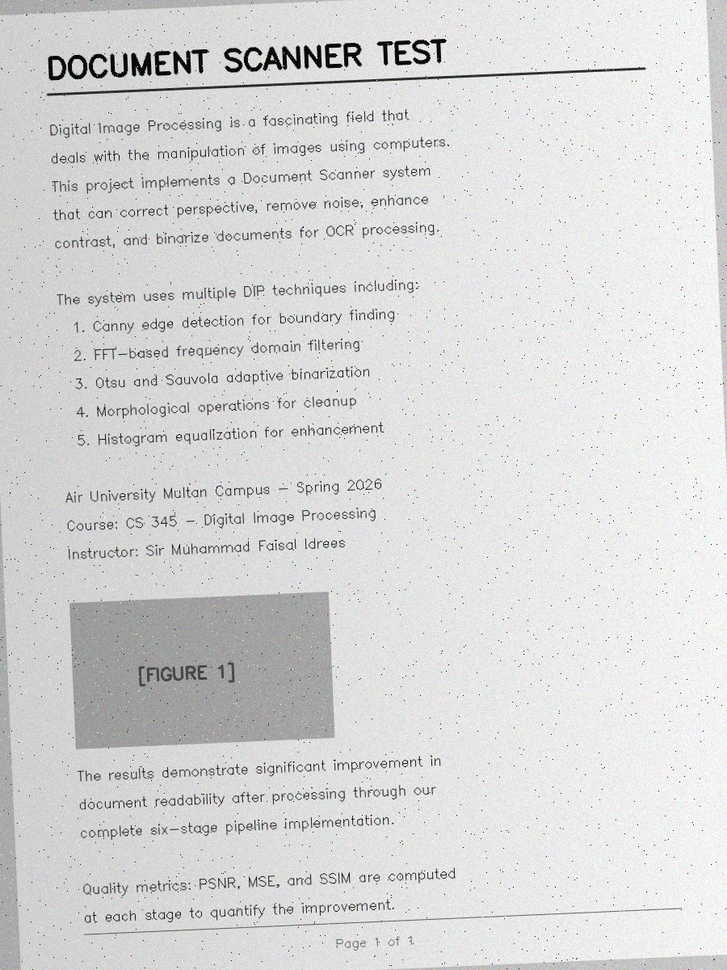
#> input picture Original.png, 727 x 970 px, shrunk from 900 x 1200 before the run
$ python -i deskew_corrector.py   (imports and definitions only)
#> lines starting #> are read from the running program, lines starting #| are printed output that depends on the picture; after the words box and inside, x2 and y2 are one past the last pixel; in counts of white or black regions, pixels touching at a corner belong together
"""
DeskewCorrector - Perspective Correction & Rotation Fix
---------------------------------------------------------
Corrects skewed/tilted document images using:
1. Perspective correction (4-point transform)
2. Rotation correction (Hough line detection)

DIP Concepts: Edge detection (Canny), geometric transforms, Hough Transform
"""

import cv2
import numpy as np


class DeskewCorrector:
    """
    Corrects geometric distortions in document images.

    Pipeline: detect boundary -> perspective warp -> detect skew -> rotate
    """

    def __init__(self, canny_low=50, canny_high=150, blur_kernel=(5, 5),
                 max_skew_angle=15):
        self.canny_low = canny_low
        self.canny_high = canny_high
        self.blur_kernel = blur_kernel
        self.max_skew_angle = max_skew_angle

    def detect_document_boundary(self, image):
        """Detect 4 corners of document using Canny + contour finding."""
        gray = cv2.cvtColor(image, cv2.COLOR_BGR2GRAY)
        blurred = cv2.GaussianBlur(gray, self.blur_kernel, 0)
        edges = cv2.Canny(blurred, self.canny_low, self.canny_high)
        kernel = cv2.getStructuringElement(cv2.MORPH_RECT, (3, 3))
        edges = cv2.dilate(edges, kernel, iterations=1)

        contours, _ = cv2.findContours(edges, cv2.RETR_EXTERNAL, cv2.CHAIN_APPROX_SIMPLE)
        if not contours:
            return None, edges

        contours = sorted(contours, key=cv2.contourArea, reverse=True)
        img_area = image.shape[0] * image.shape[1]

        for contour in contours[:5]:
            # Must be reasonably large to be the document page (at least 20% of image)
            if cv2.contourArea(contour) < 0.2 * img_area:
                continue

            peri = cv2.arcLength(contour, True)
            approx = cv2.approxPolyDP(contour, 0.02 * peri, True)
            if len(approx) == 4:
                corners = approx.reshape(4, 2)
                return self._order_corners(corners), edges
        return None, edges

    def _order_corners(self, pts):
        """Order points as: [top-left, top-right, bottom-right, bottom-left]."""
        ordered = np.zeros((4, 2), dtype=np.float32)
        s = pts.sum(axis=1)
        ordered[0] = pts[np.argmin(s)]
        ordered[2] = pts[np.argmax(s)]
        d = np.diff(pts, axis=1).flatten()
        ordered[1] = pts[np.argmin(d)]
        ordered[3] = pts[np.argmax(d)]
        return ordered

    def perspective_correct(self, image, corners):
        """Apply perspective warp to get top-down view of document."""
        tl, tr, br, bl = corners
        max_width = int(max(np.linalg.norm(tr - tl), np.linalg.norm(br - bl)))
        max_height = int(max(np.linalg.norm(bl - tl), np.linalg.norm(br - tr)))

        dst = np.array([[0, 0], [max_width - 1, 0],
                        [max_width - 1, max_height - 1],
                        [0, max_height - 1]], dtype=np.float32)

        M = cv2.getPerspectiveTransform(corners.astype(np.float32), dst)
        warped = cv2.warpPerspective(image, M, (max_width, max_height))
        print(f"  [+] Perspective correction: {max_width}x{max_height} px")
        return warped

    def detect_skew_angle(self, image):
        """Detect skew angle using Hough Line Transform."""
        gray = cv2.cvtColor(image, cv2.COLOR_BGR2GRAY) if len(image.shape) == 3 else image.copy()
        edges = cv2.Canny(gray, self.canny_low, self.canny_high, apertureSize=3)

        lines = cv2.HoughLinesP(edges, 1, np.pi / 180, threshold=100,
                                minLineLength=100, maxLineGap=10)

        lines_image = image.copy() if len(image.shape) == 3 else cv2.cvtColor(gray, cv2.COLOR_GRAY2BGR)

        if lines is None:
            print("  [!] No lines detected - skipping rotation")
            return 0.0, lines_image

        angles = []
        for line in lines:
            x1, y1, x2, y2 = line[0]
            angle = np.degrees(np.arctan2(y2 - y1, x2 - x1))
            if abs(angle) < self.max_skew_angle:
                angles.append(angle)
                cv2.line(lines_image, (x1, y1), (x2, y2), (0, 255, 0), 2)

        if not angles:
            return 0.0, lines_image

        median_angle = float(np.median(angles))
        print(f"  [+] Detected skew angle: {median_angle:.2f} deg")
        return median_angle, lines_image

    def deskew(self, image, angle=None):
        """Rotate image to correct skew."""
        if angle is None:
            angle, _ = self.detect_skew_angle(image)

        if abs(angle) < 0.5:
            print("  [i] Skew < 0.5 deg - no rotation needed")
            return image.copy()

        h, w = image.shape[:2]
        center = (w // 2, h // 2)
        M = cv2.getRotationMatrix2D(center, angle, 1.0)

        cos_val, sin_val = abs(M[0, 0]), abs(M[0, 1])
        new_w = int(h * sin_val + w * cos_val)
        new_h = int(h * cos_val + w * sin_val)
        M[0, 2] += (new_w - w) / 2
        M[1, 2] += (new_h - h) / 2

        rotated = cv2.warpAffine(image, M, (new_w, new_h),
                                 borderMode=cv2.BORDER_CONSTANT,
                                 borderValue=(255, 255, 255))
        print(f"  [+] Deskew applied: {angle:.2f} deg")
        return rotated

    def process(self, image):
        """Full geometric correction pipeline."""
        print("\n" + "=" * 50)
        print("  STAGE 1: Geometric Correction")
        print("=" * 50)

        debug_info = {}

        print("\n  -> Detecting document boundary...")
        corners, edges = self.detect_document_boundary(image)
        debug_info['edges'] = edges

        if corners is not None:
            print("  -> Applying perspective correction...")
            corrected = self.perspective_correct(image, corners)
            debug_info['corners_found'] = True
        else:
            print("  [i] No boundary detected - using original")
            corrected = image.copy()
            debug_info['corners_found'] = False

        print("\n  -> Detecting skew angle...")
        angle, hough_lines = self.detect_skew_angle(corrected)
        debug_info['skew_angle'] = angle
        debug_info['hough_lines'] = hough_lines
        corrected = self.deskew(corrected, angle)

        return corrected, debug_info

>>> import cv2
>>> picture = cv2.imread('../Original.png')
#> picture is the input picture: shape (970, 727, 3); mean B, G, R 215.8, 215.9, 215.8
>>> result = DeskewCorrector().process(picture)
#> in detect_document_boundary, `edges = cv2.Canny(blurred, self.canny_low, self.canny_high)`:
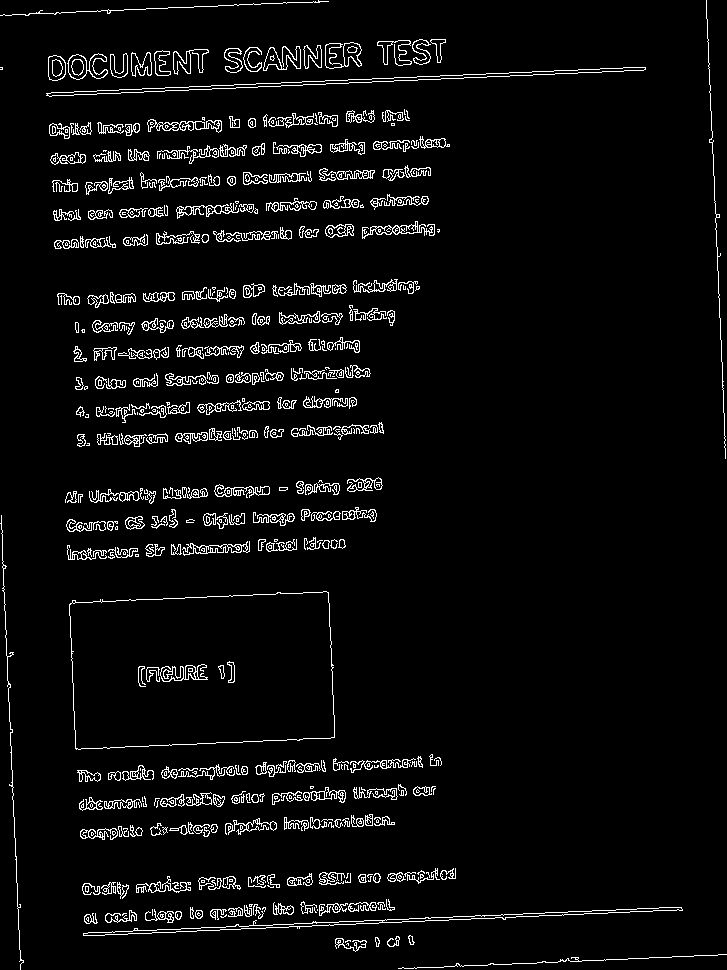
#> edges: shape (970, 727); 4.7% white in thin lines or dots
#> in detect_document_boundary, `edges = cv2.dilate(edges, kernel, iterations=1)`:
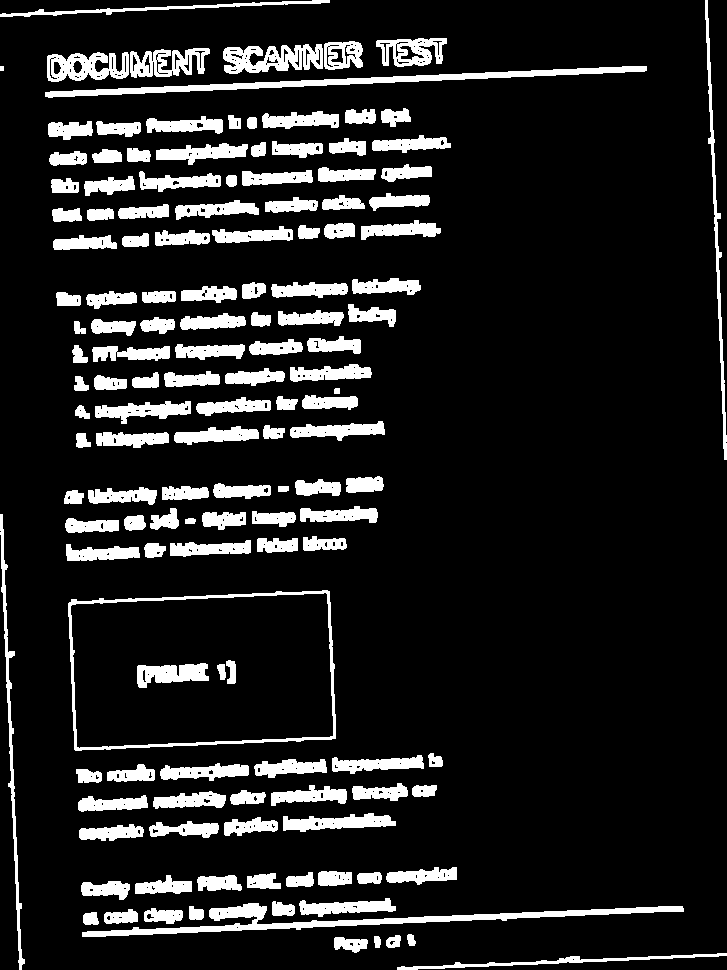
#> edges: shape (970, 727); 13.1% white; 142 white regions
#> in detect_document_boundary, `contours, _ = cv2.findContours(edges, cv2.RETR_EXTERNAL, cv2.CHAIN_APP..`: contours = 139 contours, 1 with area under 20; largest, box (x1, y1, x2, y2) and area: (68, 590, 336, 751) 38841, (82, 903, 684, 937) 3604, (45, 66, 647, 98) 3076, (223, 44, 323, 74) 1856, (47, 52, 129, 82) 1627
#> the loop in detect_document_boundary, `for contour in contours[:5]:` made 5 passes
#> in detect_skew_angle, `edges = cv2.Canny(gray, self.canny_low, self.canny_high, apertureSize=3)`:
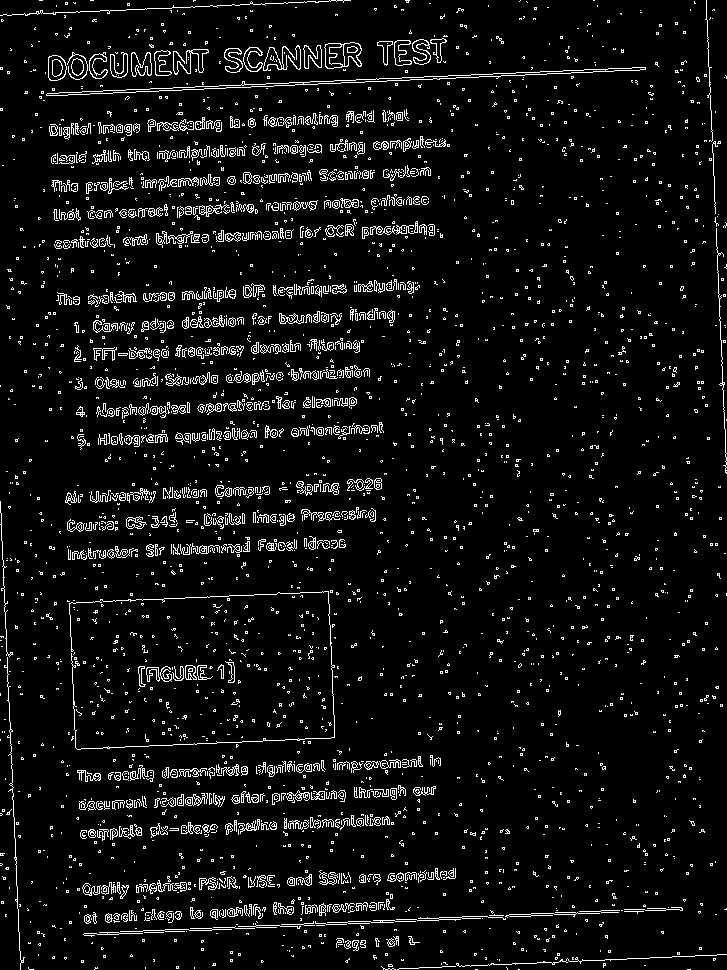
#> edges: shape (970, 727); 6.2% white in thin lines or dots
#> in detect_skew_angle, `lines = cv2.HoughLinesP(edges, 1, np.pi / 180, threshold=100, minLineL..`: lines = 137 rows, first 6: [328, 591, 332, 695], [195, 86, 309, 82], [507, 73, 620, 68], [109, 934, 222, 929], [149, 91, 262, 86], [59, 92, 172, 88]
#> the loop in detect_skew_angle, `for line in lines:` made 137 passes
#> (x1, y1, x2, y2, angle) on passes 1 to 12: (328, 591, 332, 695, 87.8), (195, 86, 309, 82, -2.01), (507, 73, 620, 68, -2.53), (109, 934, 222, 929, -2.53), (149, 91, 262, 86, -2.53), (59, 92, 172, 88, -2.03), (451, 917, 564, 912, -2.53), (123, 240, 433, 224, -2.95), (66, 775, 440, 762, -1.99), (565, 912, 678, 907, -2.53), (53, 183, 371, 178, -0.901), (49, 130, 214, 122, -2.78)
#> after the loop in detect_skew_angle, `for line in lines:`:
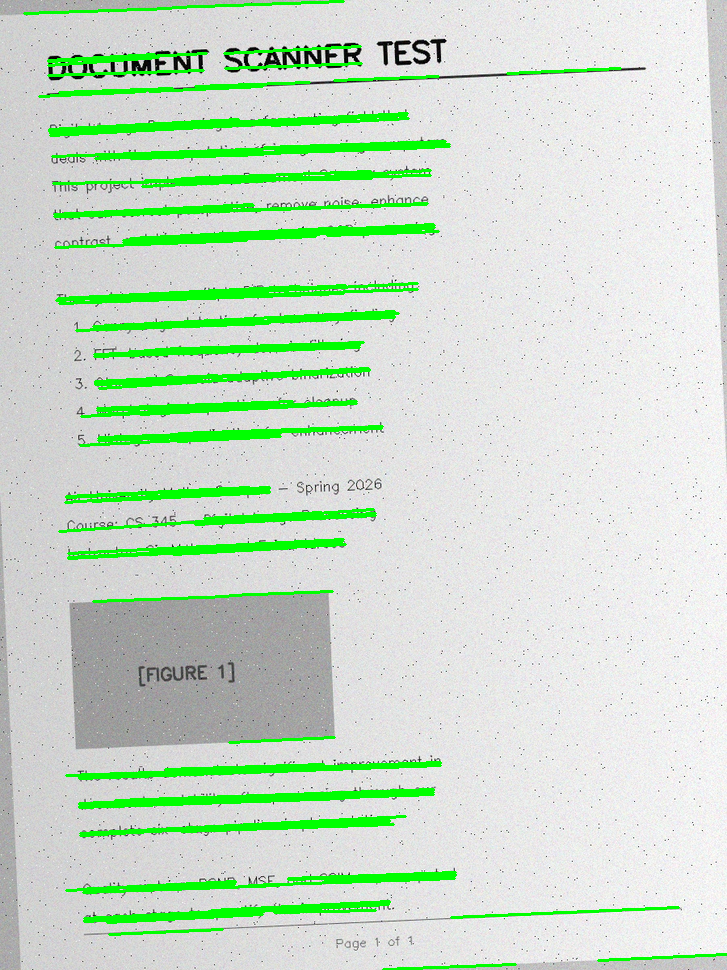
#> lines_image: shape (970, 727, 3); 7.85% of pixels changed, all inside (x1, y1, x2, y2) = (23, 0, 727, 970)
#> after the loop in detect_skew_angle, `for line in lines:`: angles = 129 values, max -0.901 at index 9, min -4.16 at index 114, mean -2.48
#> in detect_skew_angle, `median_angle = float(np.median(angles))`: median_angle = -2.53
#|   [+] Detected skew angle: -2.53 deg
#> in deskew, `M = cv2.getRotationMatrix2D(center, angle, 1.0)`: M = [[0.999, -0.0442, 21.79], [0.0442, 0.999, -15.57]]
#> in deskew, `cos_val, sin_val = abs(M[0, 0]), abs(M[0, 1])`: cos_val = 0.999; sin_val = 0.0442
#> in deskew, `new_w = int(h * sin_val + w * cos_val)`: new_w = 769
#> in deskew, `new_h = int(h * cos_val + w * sin_val)`: new_h = 1001
#> in deskew, `rotated = cv2.warpAffine(image, M, (new_w, new_h), borderMode=cv2.BORD..`:
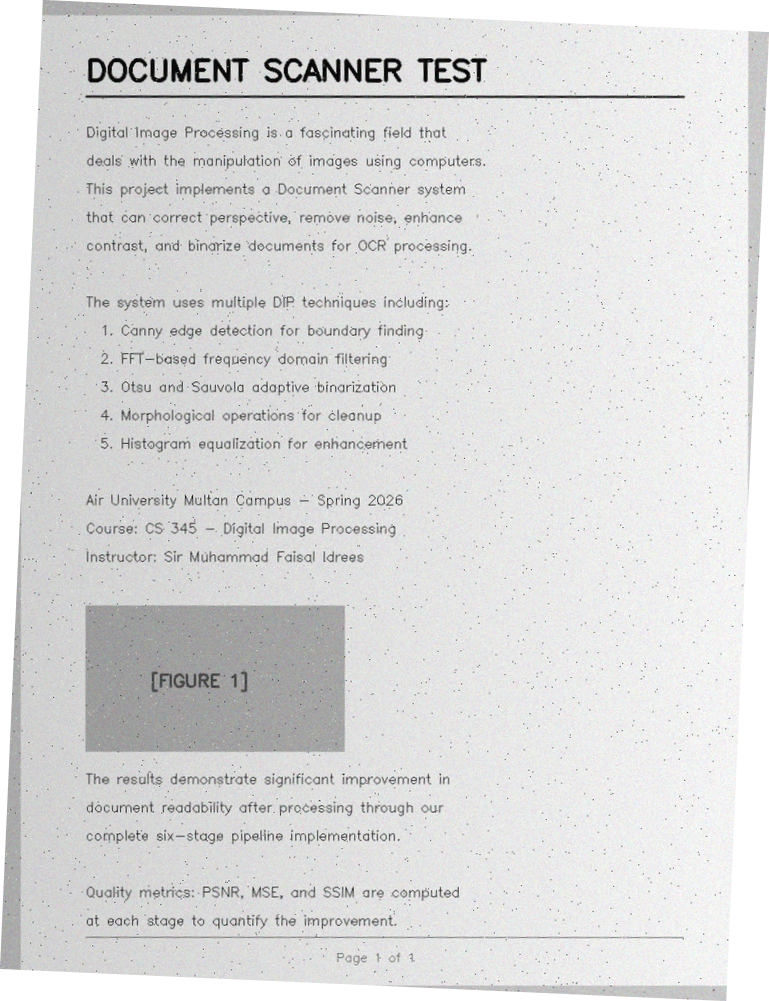
#> rotated: shape (1001, 769, 3); mean B, G, R 219.1, 219.2, 219.1
#|   [+] Deskew applied: -2.53 deg
